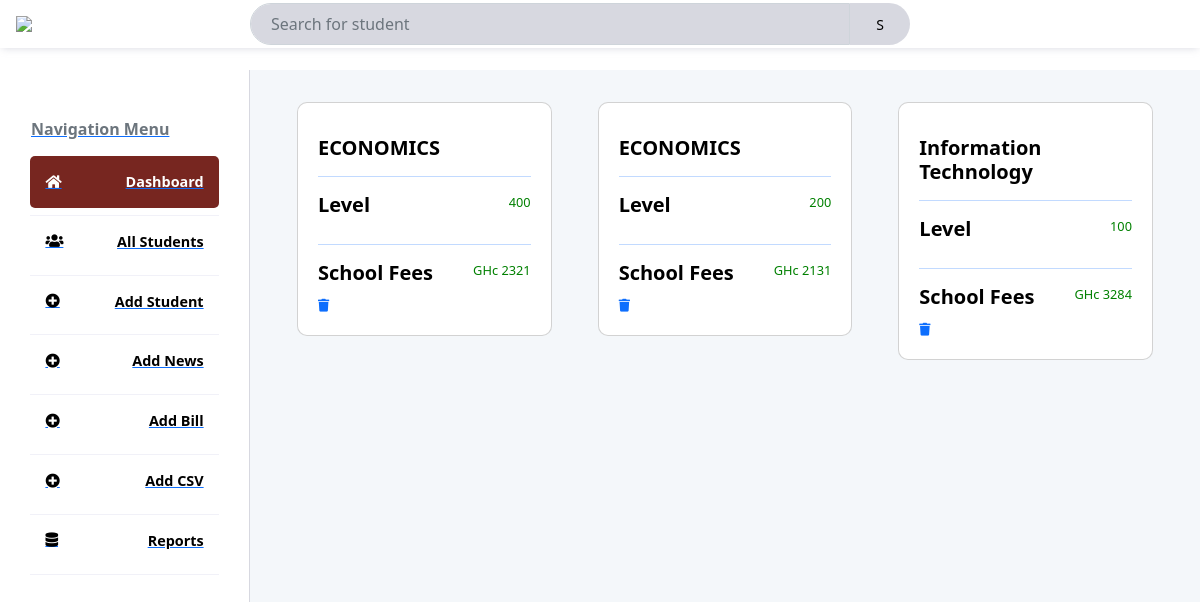
Page /bills on the committed database.
### app.py (models this page shows, shortened)
class Program(db.Model,UserMixin):
    id= db.Column(db.Integer, primary_key=True)
    name=db.Column(db.String)
    school =db.Column(db.String)
    department =db.Column(db.String)

### app.py (the view)
@app.route('/bills')
def bills():
    student=Program.query.order_by(Program.id.desc()).all()
    print(current_user)
    return render_template("bills.html", student=student)

### forms.py
class Search(FlaskForm):
    searched = StringField('Searched', validators=[DataRequired()])
    submit = SubmitField('Search')

### app.py (called while the page is built)
@app.context_processor
def base():
    form=Search()
    return dict(form=form)

### templates/bills.html (shortened to what this page needs)
{% extends 'admin.html' %}
{% block body %}
<aside class="admin__aside">
    <div class="tabContaine">
        <a href="/newdash"> <div class="tabButton"  style="background-color:#fff; padding:15px; border-radius:5px; color:#000;"><span class="text-muted" >Navigation Menu</span></div></a>
        <div class="tabContainer">
            <a href="/newdash"> <div class="tabButton" style="background-color:#772620;  padding:15px; border-radius:5px; color:#fff;"><i class="fas fa-home"></i><span>Dashboard</span></div></a>
        </div>
    <div class="tabContainer">
        <a href="/profile"> <div class="tabButton" style="background-color:#fff; padding:15px; border-radius:5px; color:#000;"><i class="fas fa-users"></i><span>All Students</span></div></a>
    </div>
    <div class="tabContainer">
        <a href="/addalumni"><div class="tabButton" style="background-color:#fff; padding:15px; text-decoration:none; border-radius:5px; color:#000;"><i class="fas fa-plus-circle"></i><span>Add Student</span></div></a>
    </div>
    <div class="tabContainer">
        <a href="/addnews"><div class="tabButton" style="background-color:#fff; padding:15px; border-radius:5px; color:#000;"><i class="fas fa-plus-circle"></i><span>Add News</span></div></a>
    </div>
    <div class="tabContainer">
        <a href="/addbill"><div class="tabButton" style="background-color:#fff; padding:15px; border-radius:5px; color:#000;"><i class="fas fa-plus-circle"></i><span>Add Bill</span></div></a>
    </div>
    <div class="tabContainer">
        <a href="#"><div class="tabButton" style="background-color:#fff; padding:15px; border-radius:5px; text-decoration:none; color:#000;"><i class="fas fa-plus-circle"></i><span>Add CSV</span></div></a>
    </div>
    <div class="tabContainer">
        <a href="/report"> <div class="tabButton" style="background-color:#fff; padding:15px; border-radius:5px; color:#000"><i class="fa fa-database"></i><span>Reports</span></div></a>
        <div class="tabButtonBorder"></div>
    </div>
</aside>
<main class="admin__main">
    <div class="searchResults">
        {%for user in student%}
        <div class="col-md-12 col-12" style=" border-radius:10px; ">
            <a style="text-decoration: none;" href="">
            <div class="card space" style="margin-bottom: 3vh;border-radius:10px;  padding: 10px;  border-radius: 10px;">
                 <div style="background-color:#fff;#772620; border-radius:10px;  padding: 10px; ">
                  <h6 style="color: black; font-size:20px;" ><b>{{user.school}}</b></h6>
                  <hr>
                  <div style="display: flex; justify-content: space-between;">
                    <h5 style="color: black; ">  <b>Level</b></h5>
                   <p style=" color:green;">{{user.name}}</p>
                  </div>
                  <hr>
                  <div style="display: flex; justify-content: space-between;">
                    <h5 style="color: black; "><b> School Fees</b></h5>
                   <p style=" color:green;">GHc {{user.department}}</p>
                  </div>
                  <a href="/deleteusers/{{user.id}}"><i class="fa fa-trash" aria-hidden="true"></i></a>
                </div>
            </div>
            </a>
          </div>
        {% endfor %}
    </div>
</main>
    {%endblock body%}

### static/css/maths.css (style rules this page uses)
:root { --admin-header-height: 70px; --admin-footer-height: 70px; --admin-nav-width: 250px; --spacing: 2em; --spacing-xs: 1em; --spacing-xxs: .5em; --spacing-xxxs: .3em; --spacing-xxxxs: .1em; --dashboard-column-count: 2; --primary: 772620; --primary-light: #e2e4f8; --gray: #9c9eb2; --gray-lighter: #9c9eb266; --gray-lightest: #f1f1f8; --text: 772620; --light-orange: #ffefe8; --star: #ffaf17; }
*, *::before, *::after { box-sizing: border-box; }
body { overflow-x: hidden; margin: 0; font-family: 'Open Sans', Helvetica, sans-serif; color: var(--text); }
a { text-decoration: none; color: var(--gray); }
.admin__aside { grid-area: nav; background-color: #fff; border-right: 1px solid var(--gray-lighter); }
.admin__main { grid-area:main; padding: var(--spacing); background-color: #f4f7fa; }
.admin__aside { display: grid; grid-template-rows: min-content min-content min-content min-content; gap: var(--spacing); padding: var(--spacing) var(--spacing-xs); }
.admin__aside .tabContainer { padding: 0 var(--spacing-xs); display: grid; gap: var(--spacing-xxs); font-size: .9rem; }
.admin__aside .tabButton { background: none; cursor: pointer; border: none; outline: none; width: 100%; user-select: none; font-weight: 600; display: flex; justify-content: space-between; align-items: center; padding-bottom: var(--spacing-xxs); }
.admin__aside .tabButtonBorder { content: ''; border-bottom: .1em solid var(--gray-lightest); width: 100%; }
.admin__main { display: grid; grid-template-rows: min-content min-content 1fr; gap: var(--spacing); padding: var(--spacing); }
.searchResults { display: grid; grid-template-columns: repeat(3, 1fr [col-start]); gap: var(--spacing-xs); }
.card { background-color: white; border: 1px solid var(--gray-lighter); border-radius: var(--spacing-xxs); display: grid; grid-template-rows: 1fr 1fr min-content 1fr min-content 2fr; font-size: .8rem; padding: var(--spacing-xs); gap: var(--spacing-xs); }

### static/css/newstyle.css (style rules this page uses)
body { background: #ecd9d9; }

### rows in the picture
Program: school "ECONOMICS", name "400", department "2321"
Program: school "ECONOMICS", name "200", department "2131"
Program: school "Information Technology", name "100", department "3284"
